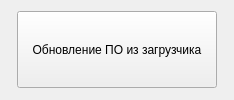
             <widget class="QWidget" name="page_11">
              <layout class="QGridLayout" name="gridLayout_3">
               <item row="0" column="0">
                <widget class="QFrame" name="frame_17">
                 <property name="frameShape">
                  <enum>QFrame::Shape::StyledPanel</enum>
                 </property>
                 <property name="frameShadow">
                  <enum>QFrame::Shadow::Raised</enum>
                 </property>
                </widget>
               </item>
               <item row="0" column="1">
                <widget class="QPushButton" name="pushButton_7">
                 <property name="sizePolicy">
                  <sizepolicy hsizetype="Minimum" vsizetype="Preferred">
                   <horstretch>0</horstretch>
                   <verstretch>0</verstretch>
                  </sizepolicy>
                 </property>
                 <property name="minimumSize">
                  <size>
                   <width>200</width>
                   <height>70</height>
                  </size>
                 </property>
                 <property name="maximumSize">
                  <size>
                   <width>220</width>
                   <height>77</height>
                  </size>
                 </property>
                 <property name="text">
                  <string>Обновление ПО из загрузчика</string>
                 </property>
                </widget>
               </item>
               <item row="0" column="2">
                <widget class="QFrame" name="frame_18">
                 <property name="frameShape">
                  <enum>QFrame::Shape::StyledPanel</enum>
                 </property>
                 <property name="frameShadow">
                  <enum>QFrame::Shadow::Raised</enum>
                 </property>
                </widget>
               </item>
              </layout>
             </widget>
